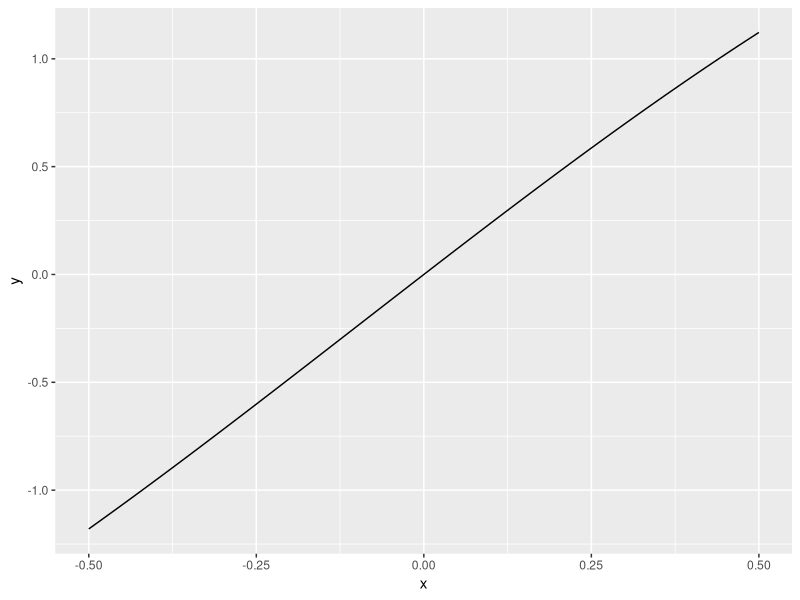
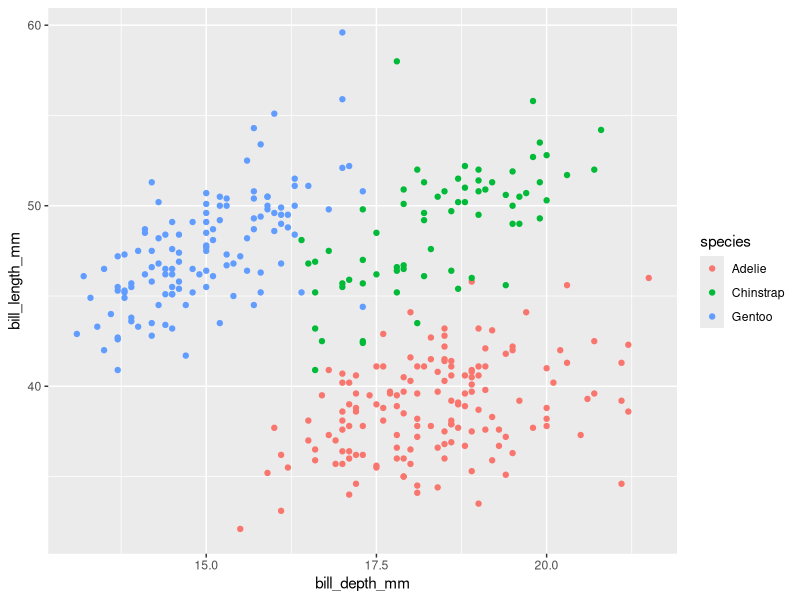
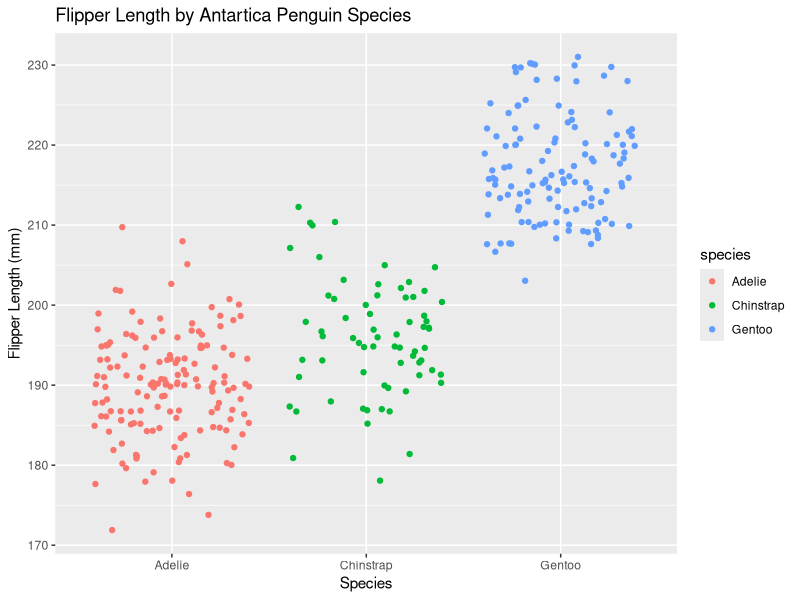

These figures' R source, in order:
## ---- chunk 1
knitr::opts_chunk$set(echo = TRUE)

library(tidyverse)
library(palmerpenguins)
## ---- chunk 2

fx <- expression(x ^ 2)

dx <- D(expr = fx, "x")

dx
## ---- chunk 3

pa <- expression(2 * ((3*a + 2)^4) - 5)

dp <- D(expr = pa, "a")

dp

## ---- chunk 4

gt <- expression((-4 * t) / (((t ^ 2) + 1) ^ 3))

dg <- D(expr = gt, "t")

dg
## ---- chunk 5

gz <- expression(4.6 - (1.9 * z ^ 3))

dz <- D(expr = gz, "z")

dz

d2g_dz2 <- expression(-5.7 * z ^ 2)

d2g <- D(expr = d2g_dz2, "z")

d2g

# Did not need to reassign the expression! Just use the D() again. So d2g_dz2 <- D(expr = dz, "z")

## ---- chunk 6

f_xyz <- expression((2 * (x ^ 2) * y) - (3 * x) + 1 + (4 * z ^ 4) * x)

df_dx <- D(expr = f_xyz, "x")

df_dy <- D(expr = f_xyz, "y")

df_dz <- D(expr = f_xyz, "z")


## ---- chunk 7

eq <- function(x) {
  
  2.4 * exp(-0.05 * x) * sin(x)
  
}

ggplot(data = data.frame(x = c(-0.5, 0.5)), aes(x = x)) + 
         stat_function(fun = eq)

## ---- chunk 8

ggplot(data = penguins, aes(x = bill_depth_mm, y = bill_length_mm)) +
  geom_point(aes(color = species))


## ---- chunk 9

ggplot(data = penguins, aes(x = species, y = flipper_length_mm)) +
  geom_jitter(aes(color = species)) +
  labs(x = "Species",
       y = "Flipper Length (mm)",
       title = "Flipper Length by Antartica Penguin Species")
  

